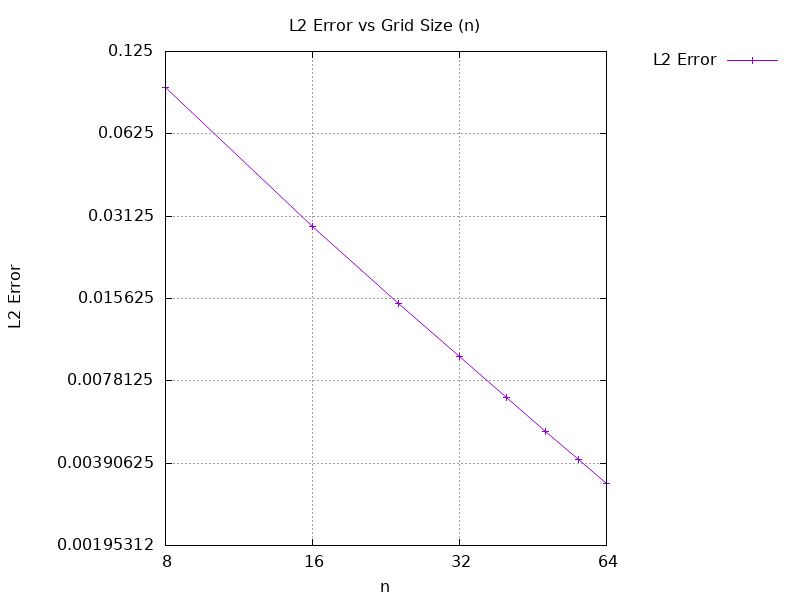

Reproduce this figure in gnuplot.
set terminal png enhanced font 'Arial,12' size 800,600
set output 'test/plots/l2error_vs_n.png'
set title 'L2 Error vs Grid Size (n)'
set xlabel 'n'
set ylabel 'L2 Error'
set grid
set key outside right
set logscale x 2
set logscale y 2
plot 'test/plots/l2error_vs_n.dat' using 1:2 with linespoints title 'L2 Error'
